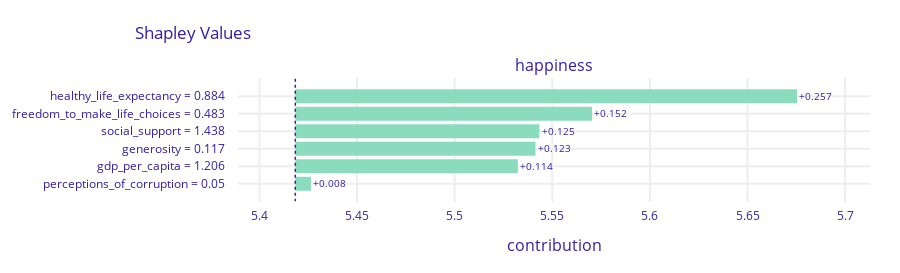

This figure's notebook cell:
### Code cell
explainer.predict_parts(X.loc['Poland'], type='shap').plot()

### Figure 1 — Plotly figure (JSON) as saved in the notebook; plotly's stock layout.template omitted (floating-point values rounded to 4 significant figures)
{"data": [{"base": 5.418, "hoverinfo": "text", "hoverlabel": {"bgcolor": "rgba(0,0,0,0.8)"}, "hovertext": ["Average response: 5.418<br>Prediction: 6.199<br>healthy_life_expectancy = 0.884<br>increases average response <br>by 0.257", "Average response: 5.418<br>Prediction: 6.199<br>freedom_to_make_life_choices = 0.483<br>increases average response <br>by 0.152", "Average response: 5.418<br>Prediction: 6.199<br>social_support = 1.438<br>increases average response <br>by 0.125", "Average response: 5.418<br>Prediction: 6.199<br>generosity = 0.117<br>increases average response <br>by 0.123", "Average response: 5.418<br>Prediction: 6.199<br>gdp_per_capita = 1.206<br>increases average response <br>by 0.114", "Average response: 5.418<br>Prediction: 6.199<br>perceptions_of_corruption = 0.05<br>increases average response <br>by 0.008"], "marker": {"color": ["#8bdcbe", "#8bdcbe", "#8bdcbe", "#8bdcbe", "#8bdcbe", "#8bdcbe"]}, "orientation": "h", "showlegend": false, "text": ["+0.257", "+0.152", "+0.125", "+0.123", "+0.114", "+0.008"], "textposition": "outside", "type": "bar", "x": [0.257, 0.152, 0.125, 0.123, 0.114, 0.008], "xaxis": "x", "y": ["healthy_life_expectancy = 0.884", "freedom_to_make_life_choices = 0.483", "social_support = 1.438", "generosity = 0.117", "gdp_per_capita = 1.206", "perceptions_of_corruption = 0.05"], "yaxis": "y"}], "layout": {"annotations": [{"font": {"size": 16}, "showarrow": false, "text": "happiness", "x": 0.5, "xanchor": "center", "xref": "paper", "y": 1, "yanchor": "bottom", "yref": "paper"}, {"font": {"size": 16}, "showarrow": false, "text": "contribution", "x": 0.5, "xanchor": "center", "xref": "paper", "y": 0, "yanchor": "top", "yref": "paper", "yshift": -30}], "font": {"color": "#371ea3"}, "height": 273, "margin": {"b": 71, "r": 30, "t": 78}, "shapes": [{"line": {"color": "#371ea3", "dash": "dot", "width": 1.5}, "type": "line", "x0": 5.418, "x1": 5.418, "xref": "x", "y0": -1, "y1": 6, "yref": "y"}], "title": {"text": "Shapley Values", "x": 0.15}, "xaxis": {"anchor": "y", "automargin": true, "domain": [0, 1], "fixedrange": true, "gridwidth": 2, "range": [5.389, 5.713], "tickcolor": "white", "ticklen": 3, "ticks": "outside", "type": "linear", "zeroline": false}, "yaxis": {"anchor": "x", "automargin": true, "autorange": "reversed", "domain": [0, 1], "fixedrange": true, "gridwidth": 2, "tickcolor": "white", "ticklen": 10, "ticks": "outside", "type": "category"}}}
